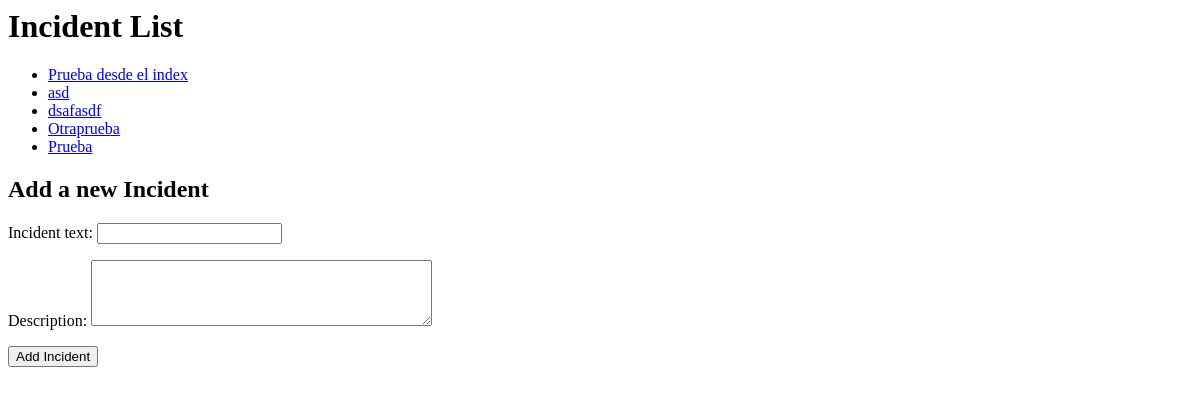
Page /incidents/ on the earlier database version.
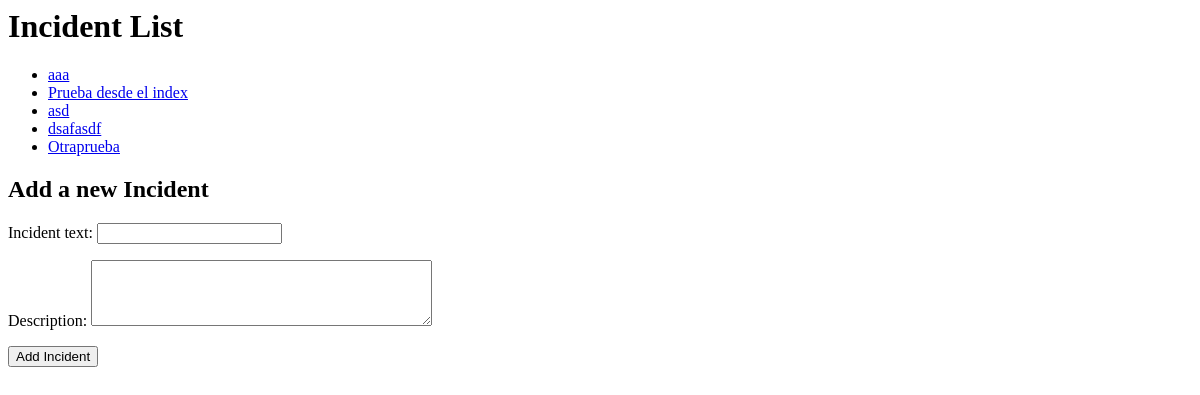
Same page on the later database version.
### incidents/models.py (models this page shows, shortened)
class Incident(models.Model):
    incident_text = models.CharField(max_length=200)
    pub_date = models.DateTimeField('date published', auto_now_add=True)
    description = MarkdownxField(null=True, blank=True)  # Campo de descripción con soporte Markdown

### incidents/views.py (the view, shortened to what this page needs)
# urls.py: path("", views.IndexView.as_view(), name="index"),
class IndexView(generic.ListView):
    template_name = "incidents/index.html"
    context_object_name = "latest_incident_list"
    def get_queryset(self):
        return Incident.objects.order_by("-pub_date")[:5]
    def get_context_data(self, **kwargs):
        context = super().get_context_data(**kwargs)
        context["form"] = IncidentForm()  # Añadir el formulario al contexto
        return context

### incidents/forms.py
class IncidentForm(forms.ModelForm):
    class Meta:
        model = Incident
        fields = ['incident_text', 'description']
        widgets = {
            'description': forms.Textarea(attrs={'rows': 4, 'cols': 40}),
        }

### incidents/templates/incidents/index.html (shortened to what this page needs)
<h1>Incident List</h1>
{% if latest_incident_list %}
    <ul>
    {% for incident in latest_incident_list %}
        <li><a href="{% url 'incidents:detail' incident.id %}">{{ incident.incident_text }}</a></li>
    {% endfor %}
    </ul>
{% else %}
    <p>No polls are available.</p>
{% endif %}
<h2>Add a new Incident</h2>
<form method="post">
    {{ form.as_p }}
    <button type="submit">Add Incident</button>
</form>

Differences in the rows shown:
no longer on this page (row unchanged): Incident: incident_text "Prueba"
added Incident: incident_text "aaa"
